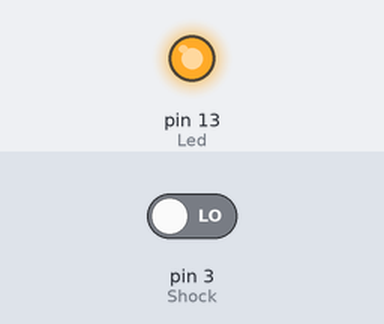
A sketch run on a simulated Arduino Uno, built with avr-gcc and run on an emulated ATmega328P. Shown: output pins drawn as LEDs (lit = HIGH). The test bench sets the inputs (shaded band); at power-on: pin 3 (Shock) LOW.

Above: at 1.2 s.
1.3 s: pin 3 (Shock) driven HIGH
At 1.7 s:
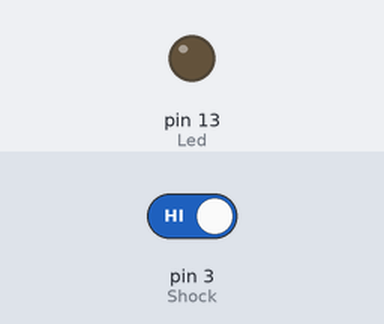
2.8 s: pin 3 (Shock) driven LOW
At 4.0 s:
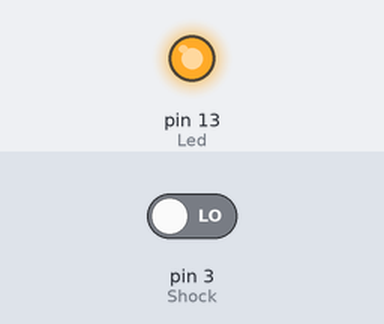
Timing chart, 0 to 5.8 s (numbered marks = the images above; inputs shaded):
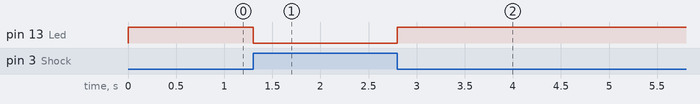

Measured:
- after the input at 1.3 s, pin 13 (Led): HIGH → LOW at once
- after the input at 2.8 s, pin 13 (Led): LOW → HIGH at once

The sketch:

S02.ino
```cpp
int Led=13;//定義LED接腳
int Shock=3;//定義震動傳感器接腳
int val;
void setup()
{
  pinMode(Led,OUTPUT);//定義LED 為輸出接口
  pinMode(Shock,INPUT);//定義震動傳感器為輸出接口
}
void loop()
{
  val=digitalRead(Shock);//讀取震動傳感器數值送到val
  if(val==HIGH) digitalWrite(Led,LOW);  //當震動傳感器檢測有信號時, LED 閃爍
   else digitalWrite(Led,HIGH);
}
```
